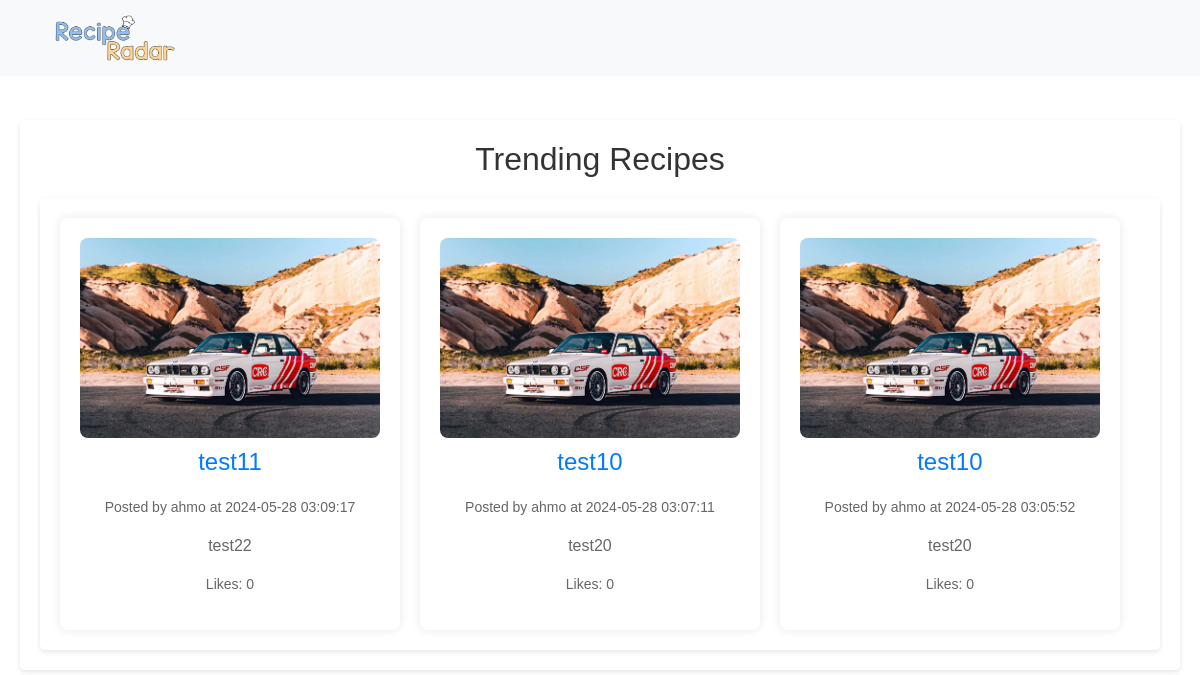
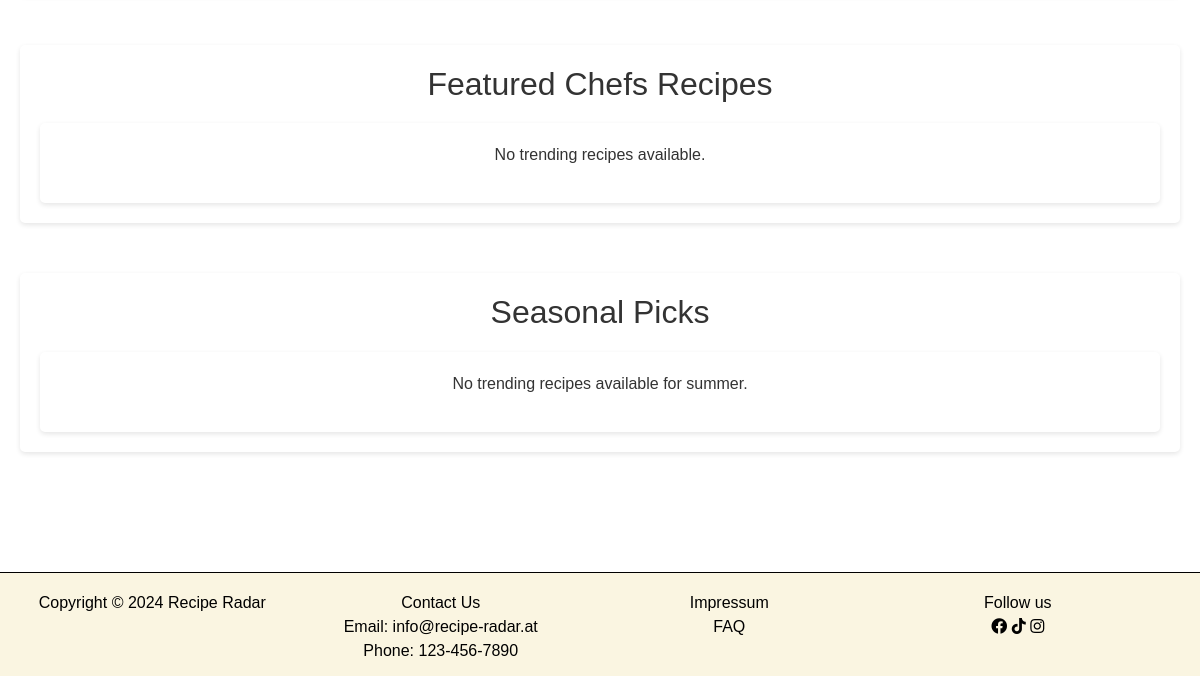
/discover.php, run on an earlier commit of the app's database (2 pictures, top to bottom).
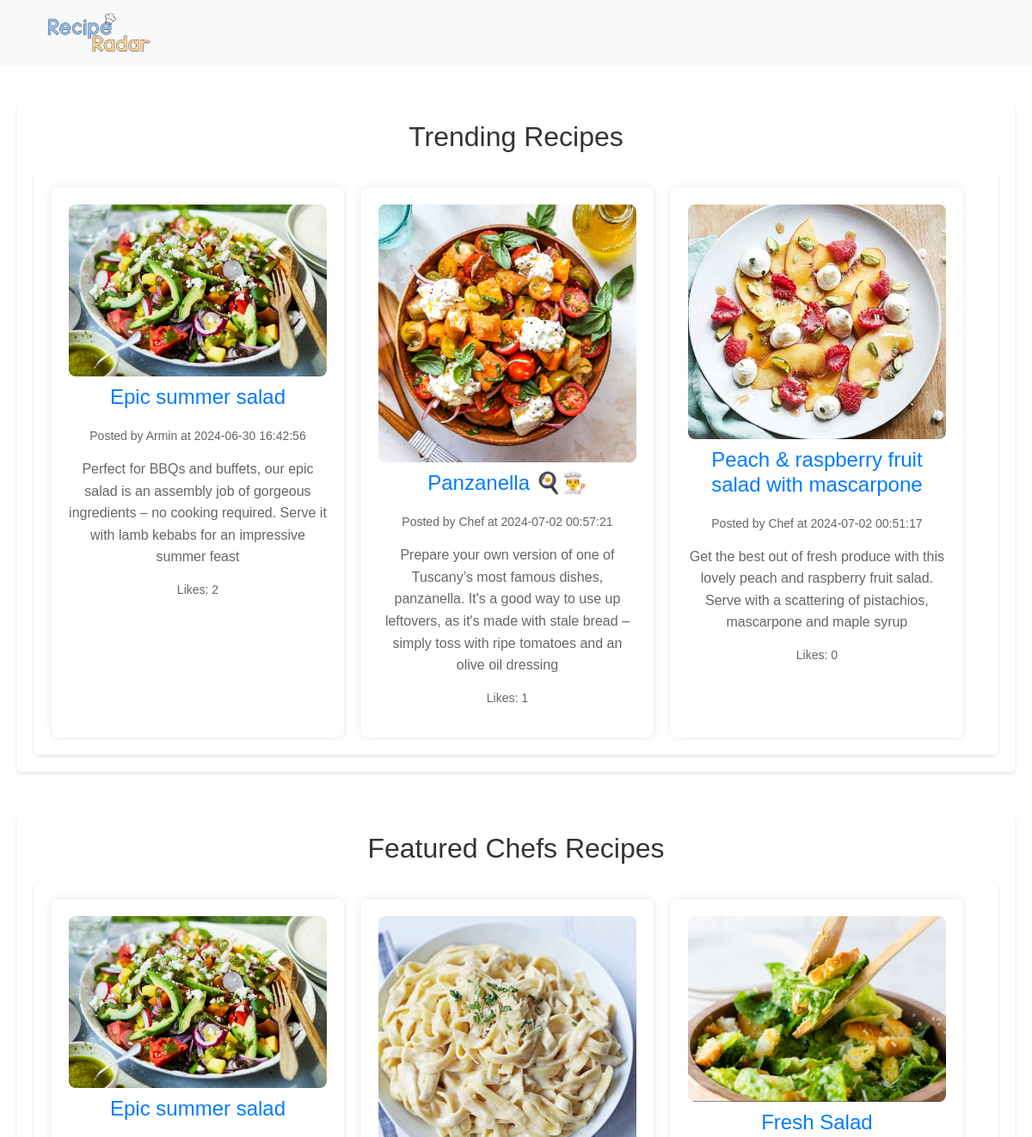
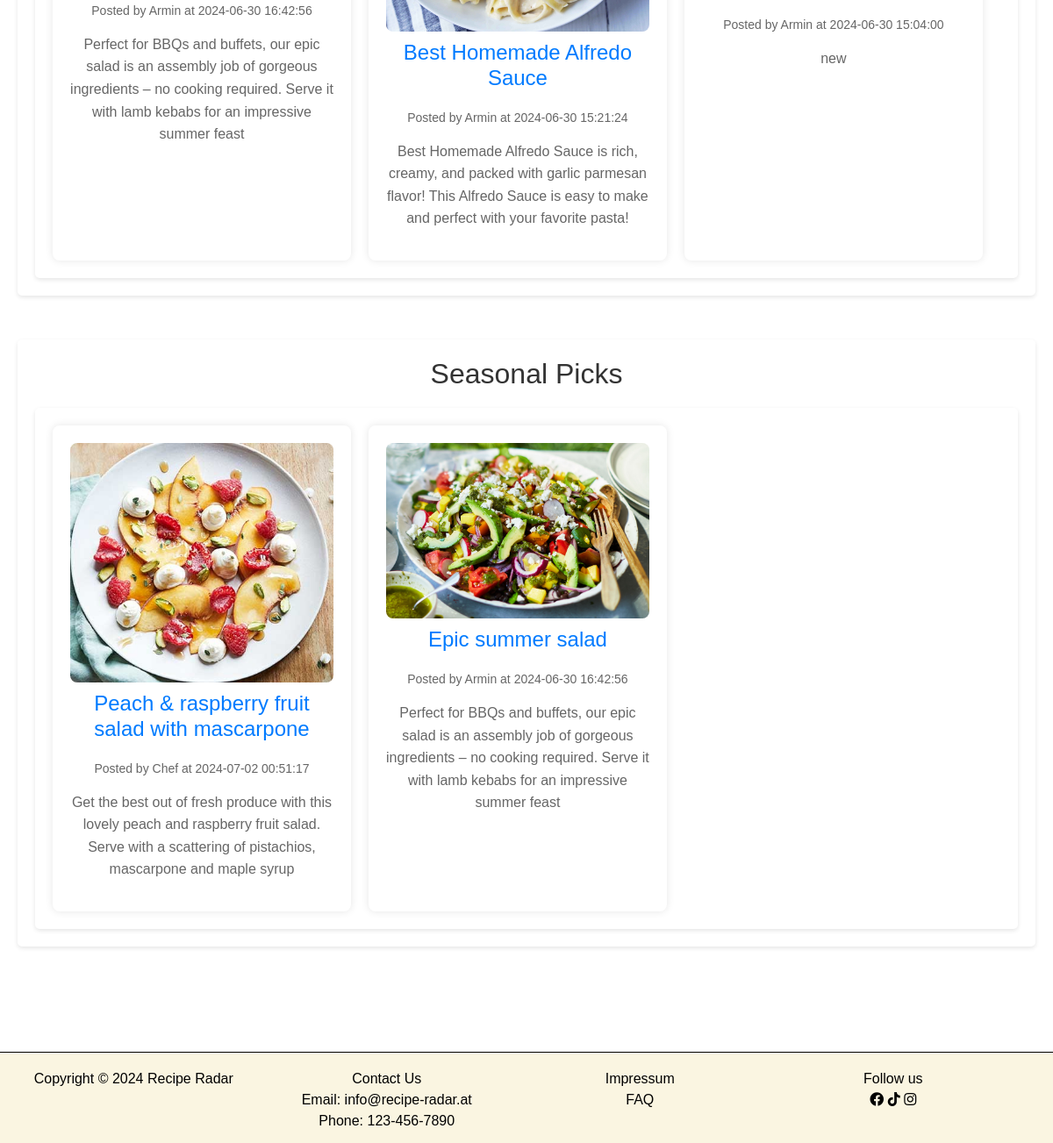
And on a later commit of the database (2 pictures, top to bottom).
### tables this page shows
CREATE TABLE `posts` (
  `postID` int(20) NOT NULL,
  `authorID` int(20) NOT NULL,
  `category` varchar(60) NOT NULL,
  `title` varchar(255) NOT NULL,
  `content` text DEFAULT NULL,
  `instructions` text DEFAULT NULL,
  `season` varchar(50) NOT NULL DEFAULT 'All Seasons',
  `ingredients` text DEFAULT NULL,
  `picPath` varchar(50) DEFAULT NULL,
  `postDate` timestamp NULL DEFAULT current_timestamp()
);

CREATE TABLE `users` (
  `userID` int(20) NOT NULL,
  `type` text NOT NULL DEFAULT 'normal',
  `salutation` varchar(50) DEFAULT NULL,
  `firstName` varchar(50) NOT NULL,
  `middleName` varchar(50) DEFAULT NULL,
  `lastName` varchar(50) NOT NULL,
  `userName` varchar(30) NOT NULL,
  `email` varchar(100) NOT NULL,
  `password` varchar(255) NOT NULL,
  `birthDate` date NOT NULL,
  `profilePicture` varchar(255) DEFAULT NULL
);

### services/discover_posts/trending_recipes.php (the view)
<?php
require 'config/db_connect.php';
$sql = "SELECT posts.*, users.firstname, COUNT(likes.postID) AS like_count
        FROM posts
        INNER JOIN users ON posts.authorID = users.userID
        LEFT JOIN likes ON posts.postID = likes.postID
        GROUP BY posts.postID
        ORDER BY like_count DESC, posts.postDate DESC
        LIMIT 3";
$result = $conn->query($sql);
if ($result->num_rows > 0) {
    echo '<div class="recipe-row">';
    while($row = $result->fetch_assoc()) {
        $picPath = $row["picPath"];
        $picPath = str_replace('../', '', $picPath);
        echo '<div class="recipe-card">';
        echo '<a href="recipe_detail.php?postID=' . $row["postID"] . '" class="recipe-link">';
        if (!empty($picPath)) {
            echo '<img src="' . $picPath . '" class="recipe-image" alt="Post Picture">';
        }
        echo '<h2>' . $row["title"] . '</h2>';
        echo '<p>Posted by ' . $row["firstname"] . ' at ' . $row["postDate"] . '</p>';
        echo '<p class="content">' . $row["content"] . '</p>';
        echo '<p>Likes: ' . $row["like_count"] . '</p>';
        echo '</a>';
        echo '</div>';
    }
    echo '</div>';
} else {
    echo '<p>No trending recipes available.</p>';
}
?>

### discover.php (shortened to what this page needs)
<?php
include('config/db_connect.php');
?>
<!DOCTYPE html>
<html>
<?php
include('components/head.php');
?>
<body style="background-image: url('pictures/bg-2.jpeg'); background-size: cover;">
    <?php
    include('components/navigation.php');
    ?>
    <main>
        <div class="profile-row" style="max-width: 1400px; margin: 120px auto;">
            <div class="container" style="margin: 50px auto; text-align: center;">
                <section>
                    <h2>Trending Recipes</h2>
                    <div class="container" style=" flex-direction: column; align-items: center;">
                    <?php
                        include('services/discover_posts/trending_recipes.php');
                    ?>
                     </div>
                </section>
            </div>
            <div class="container" style="margin: 50px auto; text-align: center;">
                <section>
                    <h2>Featured Chefs Recipes</h2>
                    <div class="container" style="flex-direction: column; align-items: center;">
                    <?php
                        include('services/discover_posts/featured_chefs.php');
                    ?>
                     </div>
                </section>
            </div>
            <div class="container" style="margin: 50px auto; text-align: center;">
                <section>
                    <h2>Seasonal Picks</h2>
                    <div class="container" style="flex-direction: column; align-items: center;">
                        <?php
                            include('services/discover_posts/seasonal_picks.php');
                        ?>
                    </div>
                </section>
            </div>
        </div>
        <?php
        include('components/footer.php');
        ?>
    </main>
    </body>
</html>

### components/head.php (shortened to what this page needs)
<link rel="stylesheet" href="https://cdn.jsdelivr.net/npm/bootstrap@4.3.1/dist/css/bootstrap.min.css">
<link rel="stylesheet" href="https://cdnjs.cloudflare.com/ajax/libs/font-awesome/5.15.4/css/all.min.css">
<link rel="stylesheet" type="text/css" href="resources/css/style.css">
<link rel="stylesheet" type="text/css" href="resources/css/feed_style.css">
<link rel="stylesheet" type="text/css" href="resources/css/tabs_style.css">
<link rel="stylesheet" type="text/css" href="resources/css/recipe_detail.css">

### components/navigation.php (shortened to what this page needs)
<nav class="navbar navbar-expand-sm navbar-light bg-light fixed-top">
    <a class="navbar-brand" href="index.php">
        <img src="pictures/logo-2.png" height="50px" class="d-none d-sm-block" alt="RecipeRadar">
    </a>
</nav>

### services/discover_posts/featured_chefs.php
<?php
require 'config/db_connect.php';
$userIDs = [75, 80, 82];
$userIDList = implode(',', $userIDs);
$sql = "SELECT posts.*, users.firstname
        FROM posts
        INNER JOIN users ON posts.authorID = users.userID
        WHERE posts.authorID IN ($userIDList)
        ORDER BY posts.postDate DESC
        LIMIT 3";
$result = $conn->query($sql);
if ($result->num_rows > 0) {
    echo '<div class="recipe-row">';
    while($row = $result->fetch_assoc()) {
        $picPath = $row["picPath"];
        $picPath = str_replace('../', '', $picPath);
        echo '<div class="recipe-card">';
        echo '<a href="recipe_detail.php?postID=' . $row["postID"] . '" class="recipe-link">';
        if (!empty($picPath)) {
            echo '<img src="' . $picPath . '" class="recipe-image" alt="Post Picture">';
        }
        echo '<h2>' . $row["title"] . '</h2>';
        echo '<p>Posted by ' . $row["firstname"] . ' at ' . $row["postDate"] . '</p>';
        echo '<p class="content">' . $row["content"] . '</p>';
        echo '</a>';
        echo '</div>';
    }
    echo '</div>';
} else {
    echo '<p>No trending recipes available.</p>';
}
?>

### services/discover_posts/seasonal_picks.php (shortened to what this page needs)
<?php
require 'config/db_connect.php';
$season = "summer";
$sql = "SELECT posts.*, users.firstname
        FROM posts
        INNER JOIN users ON posts.authorID = users.userID
        WHERE posts.season = '$season'
        ORDER BY posts.postDate DESC
        LIMIT 3";
$result = $conn->query($sql);
if ($result->num_rows > 0) {
    echo '<div class="recipe-row">';
    while($row = $result->fetch_assoc()) {
        $picPath = $row["picPath"];
        $picPath = str_replace('../', '', $picPath);
        echo '<div class="recipe-card">';
        echo '<a href="recipe_detail.php?postID=' . $row["postID"] . '" class="recipe-link">';
        if (!empty($picPath)) {
            echo '<img src="' . $picPath . '" class="recipe-image" alt="Post Picture">';
        }
        echo '<h2>' . $row["title"] . '</h2>';
        echo '<p>Posted by ' . $row["firstname"] . ' at ' . $row["postDate"] . '</p>';
        echo '<p class="content">' . $row["content"] . '</p>';
        echo '</div>';
    }
    echo '</div>';
} else {
    echo '<p>No trending recipes available for summer.</p>';
}
?>

### components/footer.php (shortened to what this page needs)
<footer class="text-center text-lg-start" style="background-color: rgb(250,245,225);">
<hr style="border-top: 1px solid black; margin-bottom: 10px;">
    <div class="text-center p-2 footer">
        <div class="row col-12">
        <div class='col-xl-3 col-lg-3 col-md-3 col-sm-12'>
            Copyright © <?php echo date("Y"); ?>
            <a class="text-bold" href="index.php" style="color: black;">Recipe Radar</a>
            <br>
        </div>
        <div class='col-xl-3 col-lg-3 col-md-3 col-sm-12'>
            <a>Contact Us</a>
            <br>
            <a>Email: info@recipe-radar.at</a>
            <br>
            <a>Phone: 123-456-7890</a>
        </div>
        <div class='col-xl-3 col-lg-3 col-md-3 col-sm-12'>
            <a class="text-bold" href="impressum.php" style="color: black;">Impressum</a>
            <br>
            <a class="text-bold" href="faq.php" style="color: black;">FAQ</a>
        </div>
        <div class='col-xl-3 col-lg-3 col-md-3 col-sm-12'>
            <a>Follow us</a>
            <br>
            <a href="https://www.facebook.com/fhtechnikumwien" target="_blank"><i class="fab fa-facebook" style="color: black;"></i></a>
            <a href="https://www.tiktok.com/@fhtechnikumwien" target="_blank"><i class="fab fa-tiktok" style="color: black;" ></i></a>
            <a href="https://www.instagram.com/technikum_wien" target="_blank"><i class="fab fa-instagram" style="color: black;"></i></a>
        </div>
    </div>
</footer>

### resources/css/style.css (style rules this page uses)
body { margin: 0; padding: 0; }
.container { max-width: 1000px; margin: 0 auto; padding: 20px; background-color: #fff; border-radius: 5px; box-shadow: 0 2px 5px rgba(0, 0, 0, 0.1); }
nav { height: auto; padding-left: 2em !important; padding-right: 2em !important; background-color: #5d9cd8; }
footer { background-color: #5d9cd8; color: rgb(0, 0, 0); height: 6.5em; }
body { margin: 0; font-family: 'Segoe UI', Tahoma, Geneva, Verdana, sans-serif; background-color: white; height: 100vh; }

### resources/css/recipe_detail.css (style rules this page uses)
body { background-image: url('../../pictures/bg-2.jpeg'); background-size: cover; font-family: Arial, sans-serif; color: #333; margin: 0; padding: 0; }
.profile-row { max-width: 1400px; margin: 120px auto; padding: 0 20px; }
.container { margin: 10px auto; background-color: #fff; border-radius: 8px; box-shadow: 0 0 10px rgba(0, 0, 0, 0.1); padding: 20px; }
.recipe-image { max-width: 100%; height: auto; border-radius: 8px; margin-bottom: 10px; display: block; margin-left: auto; margin-right: auto; }

### discover.php (style rules this page uses)
.container { max-width: 1250px; margin: 0 auto; padding: 20px; background-color: #fff; border-radius: 5px; box-shadow: 0 2px 5px rgba(0, 0, 0, 0.1); }
.container section { text-align: center; }
.container section h2 { margin-bottom: 20px; }
.recipe-row { display: flex; flex-wrap: wrap; gap: 20px; }
.recipe-card { width: calc(33.33% - 20px); background-color: #fff; border-radius: 8px; box-shadow: 0 0 10px rgba(0, 0, 0, 0.1); padding: 20px; text-align: center; transition: transform 0.3s ease; }
.recipe-image { max-width: 100%; height: auto; display: block; transition: transform 0.3s ease; }
.recipe-card h2 { font-size: 24px; margin-bottom: 10px; }
.recipe-card p { font-size: 14px; color: #666; margin-bottom: 15px; }
.recipe-card .content { font-size: 16px; line-height: 1.6; }

What changed in the data, as far as the page shows it:
removed posts: picPath (picture), title "test11", authorID.firstName "ahmo", postDate "2024-05-28 03:09:17", content "test22", like_count "0", shown under "Trending Recipes"
removed posts: picPath (picture), title "test10", authorID.firstName "ahmo", postDate "2024-05-28 03:07:11", content "test20", like_count "0", shown under "Trending Recipes"
removed posts: picPath (picture), title "test10", authorID.firstName "ahmo", postDate "2024-05-28 03:05:52", content "test20", like_count "0", shown under "Trending Recipes"
added posts: picPath (picture), title "Epic summer salad", authorID.firstName "Armin", postDate "2024-06-30 16:42:56", content "Perfect for BBQs and buffets, our epic salad is an assembly job of gorgeous ingredients – no cooking required. Serve it with lamb kebabs for an impressive summer feast", like_count "2"
added posts: picPath (picture), title "Panzanella 🍳👨‍🍳", authorID.firstName "Chef", postDate "2024-07-02 00:57:21", content "Prepare your own version of one of Tuscany’s most famous dishes, panzanella. It's a good way to use up leftovers, as it's made with stale bread – simply toss with ripe tomatoes and an olive oil dressing", like_count "1", shown under "Trending Recipes"
added posts: picPath (picture), title "Peach & raspberry fruit salad with mascarpone", authorID.firstName "Chef", postDate "2024-07-02 00:51:17", content "Get the best out of fresh produce with this lovely peach and raspberry fruit salad. Serve with a scattering of pistachios, mascarpone and maple syrup", like_count "0"
added posts: picPath (picture), title "Best Homemade Alfredo Sauce", authorID.firstName "Armin", postDate "2024-06-30 15:21:24", content "Best Homemade Alfredo Sauce is rich, creamy, and packed with garlic parmesan flavor! This Alfredo Sauce is easy to make and perfect with your favorite pasta!", shown under "Featured Chefs Recipes"
added posts: picPath (picture), title "Fresh Salad", authorID.firstName "Armin", postDate "2024-06-30 15:04:00", content "new", shown under "Featured Chefs Recipes"
Also different on the page:
text no longer shown: "No trending recipes available. No trending recipes available for summer."
